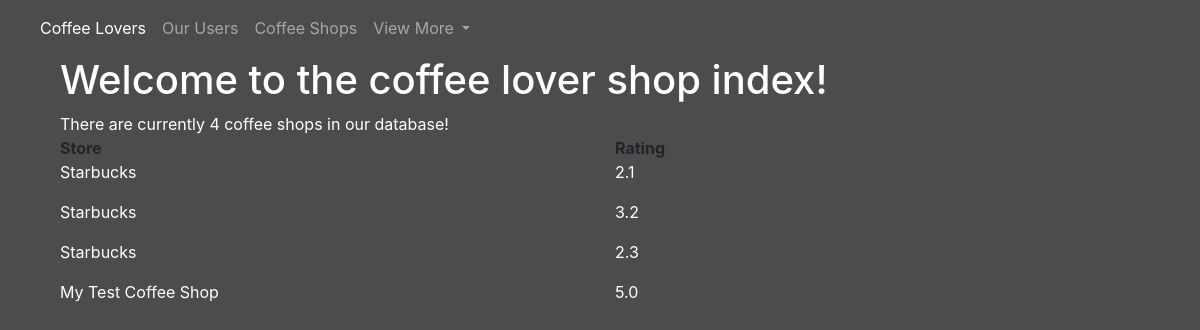
The page /shops on the database as committed earlier.
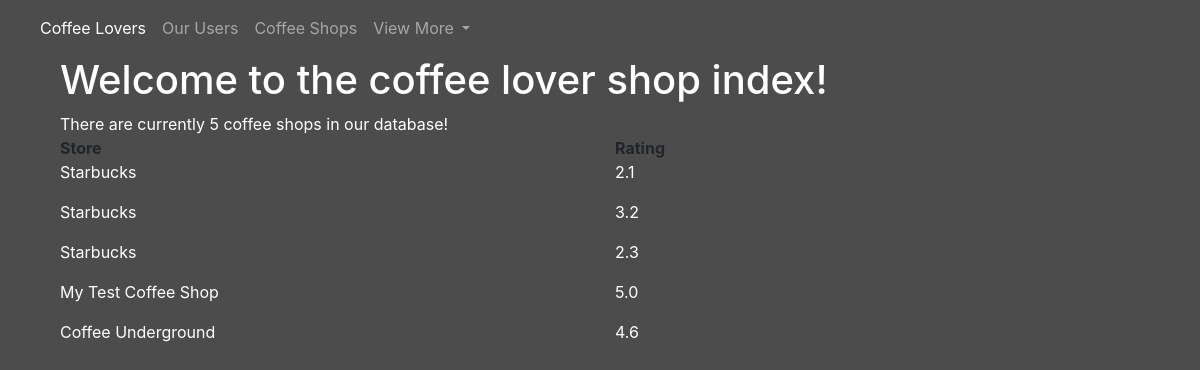
The same page on the database as committed later.
### website/models.py (models this page shows, shortened)
class Shops(db.Model):
    __tablename__ = 'shops'
    __table_args__ = {'extend_existing': True}
    id = db.Column(db.Integer, primary_key=True, unique=True)
    name = db.Column(db.Text)
    rating = db.Column(db.Float)
    count = db.Column(db.Integer)
    user_id = db.Column(db.Integer, db.ForeignKey('users.id'), nullable=False)

### website/views.py (the view)
@views.route('/shops')
def shop_index():
    count = len(Shops.query.all())
    shops = Shops.query.all()
    """
    for line in shops:
        name = db.session.fetchone()[1]

        db.session.execute("SELECT count from Shops WHERE name = ?", (name,))
        row = db.session.fetchone()
        if row is None:
            db.session.execute('INSERT INTO Shops (name, count) VALUES (?,1)', (name,))
        else:
            db.session.execute('UPDATE Shops SET  count = count + 1 WHERE name = ?', (name,))
        db.session.commit()

    sqlstr = 'SELECT name, count FROM Shops ORDER BY count'

    for row in db.execute(sqlstr):
        row = str(row[0], row[1])
        print(row)"""
    return render_template("shopIndex.html", shops=count, lstOfShops=shops, user=current_user)

### website/templates/shopIndex.html (shortened to what this page needs)
{% extends "base.html" %}
{% block content%}
    <div class="container-fluid">
    <h1 style="color:white; font-size=300%;">Welcome to the coffee lover shop index!</h1>
    <div style="color:white">There are currently {{shops}} coffee shops in our database!</div>
    </div>
<div class="container">
  <div class="row">
    <div class="col" ><b>Store</b></div>
    <div class="col"><b>Rating</b></div>
    <div class="col">
        {% for user in lstOfShops %}
            <p style="color:white"> {{ user.name }}</p>
        {% endfor %}</div>
    <div class="col">
        {% for user in lstOfShops %}
            <p style="color:white"> {{ user.rating }}</p>
        {% endfor %}
    </div>
  </div>
</div>
{% endblock %}

### website/templates/base.html (shortened to what this page needs)
<!DOCTYPE html>
<html lang="en">
<head>
    <link rel="stylesheet" href="https://stackpath.bootstrapcdn.com/bootstrap/4.3.1/css/bootstrap.min.css"
>
</head>
<body style="background-color:#4C4C4C;">
<nav class="navbar navbar-expand-lg navbar-dark" style="background-color:transparent">
    <div class="collapse navbar-collapse" id="navbarSupportedContent">
        <ul class="navbar-nav mr-auto">
            <li class="nav-item active">
                <a class="nav-link" id="main" href="/">Coffee Lovers </a>
            </li>
            <li class="nav-item">
                <a class="nav-link" id="index" href="/index">Our Users</a>
            </li>
            <li class="nav-item">
                <a class="nav-link" id="shops" href="/shops">Coffee Shops</a>
            </li>
            <li class="nav-item dropdown">
                <a class="nav-link dropdown-toggle" href="#" id="navbarDropdown" role="button" data-toggle="dropdown" aria-expanded="false">
                    View More
                </a>
            </li>
        </ul>
    </div>
</nav>
    <div class="container">
        {% block content %}
        {% endblock %}
    </div>
</body>
</html>

Rows that differ between the two databases and show on the page:
added Shops: name "Coffee Underground", rating "4.6"
Other text that changed with them:
{{ shops }}: "4" → "5"
